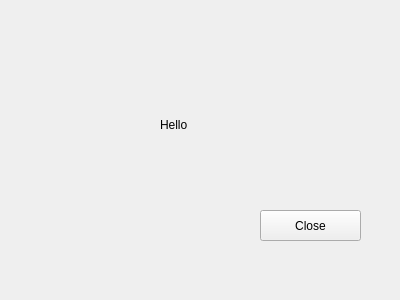
<?xml version="1.0" encoding="UTF-8"?>
<ui version="4.0">
 <class>Widget</class>
 <widget class="QWidget" name="Widget">
  <property name="geometry">
   <rect>
    <x>0</x>
    <y>0</y>
    <width>400</width>
    <height>300</height>
   </rect>
  </property>
  <property name="windowTitle">
   <string>Widget</string>
  </property>
  <widget class="QLabel" name="LabDemo">
   <property name="geometry">
    <rect>
     <x>160</x>
     <y>99</y>
     <width>131</width>
     <height>51</height>
    </rect>
   </property>
   <property name="text">
    <string>Hello</string>
   </property>
  </widget>
  <widget class="QPushButton" name="bntClose">
   <property name="geometry">
    <rect>
     <x>260</x>
     <y>210</y>
     <width>101</width>
     <height>31</height>
    </rect>
   </property>
   <property name="text">
    <string>Close</string>
   </property>
  </widget>
 </widget>
 <layoutdefault spacing="6" margin="11"/>
 <resources/>
 <connections>
  <connection>
   <sender>bntClose</sender>
   <signal>clicked()</signal>
   <receiver>Widget</receiver>
   <slot>close()</slot>
   <hints>
    <hint type="sourcelabel">
     <x>310</x>
     <y>225</y>
    </hint>
    <hint type="destinationlabel">
     <x>199</x>
     <y>149</y>
    </hint>
   </hints>
  </connection>
 </connections>
</ui>
